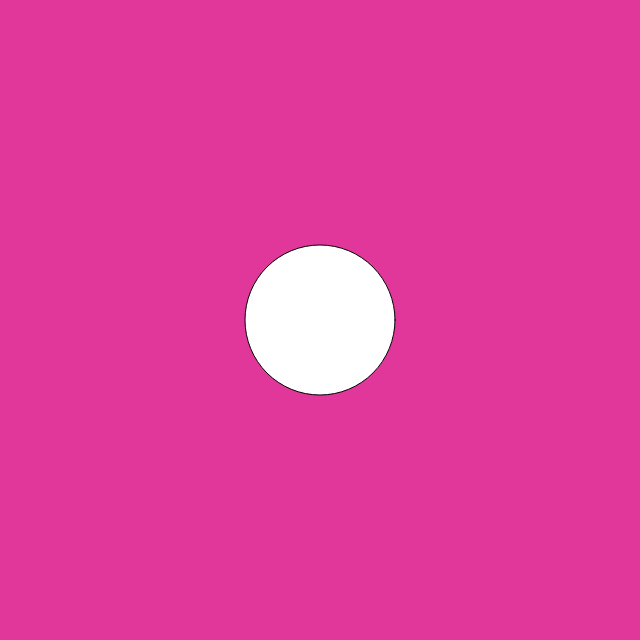
Frame 1 (no input)
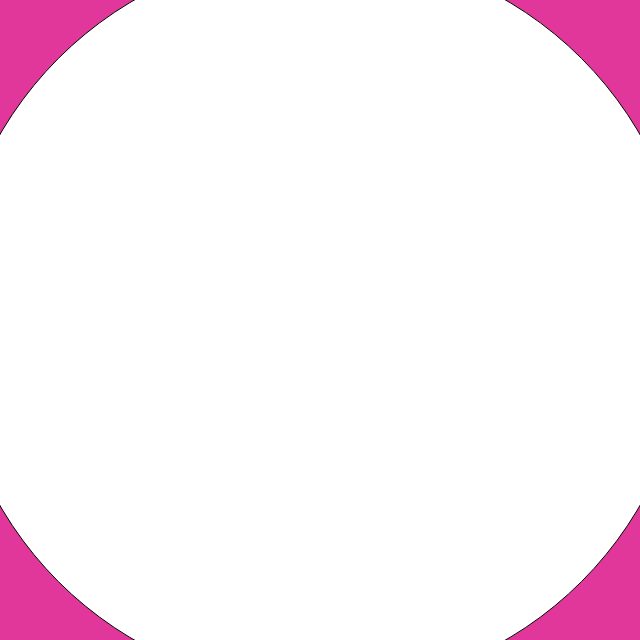
Frame 60 (no input)
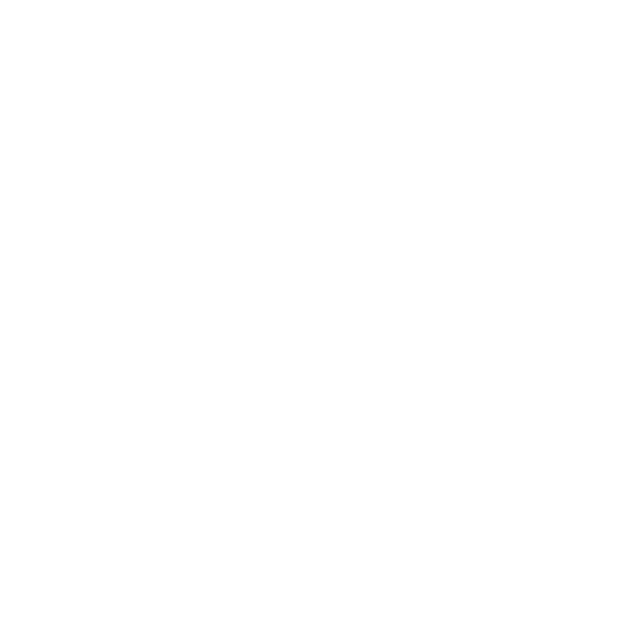
Frame 120 (the mouse pressed at the canvas centre since frame 60)

The p5.js sketch that drew these frames (run headless with seeded random() and noise() and a simulated clock; from frame 60 on, the mouse is pressed at the canvas centre):

// p5.js sketch
// ── sketch.js
function setup() {
  createCanvas(640, 640);
}

let diam = 150;


function draw() {
 background(225,55,155);
 circle(width/2,height/2,diam);
  diam = diam+10;
}
